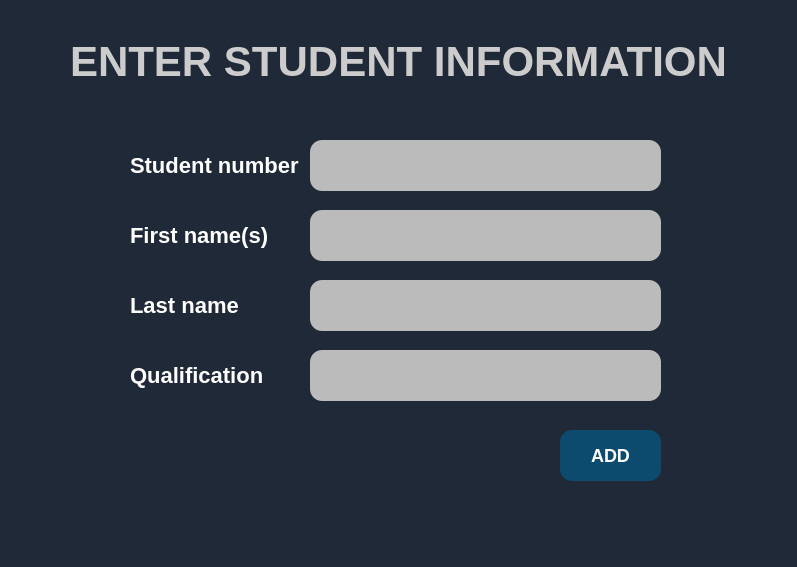
<?xml version="1.0" encoding="UTF-8"?>
<ui version="4.0">
 <class>add_stud_box</class>
 <widget class="QDialog" name="add_stud_box">
  <property name="geometry">
   <rect>
    <x>0</x>
    <y>0</y>
    <width>797</width>
    <height>567</height>
   </rect>
  </property>
  <property name="minimumSize">
   <size>
    <width>797</width>
    <height>567</height>
   </size>
  </property>
  <property name="maximumSize">
   <size>
    <width>797</width>
    <height>567</height>
   </size>
  </property>
  <property name="windowTitle">
   <string>Add student</string>
  </property>
  <property name="styleSheet">
   <string notr="true">QWidget{
	background:#1F2937;
	color:white;
	font-weight:700;
}</string>
  </property>
  <widget class="QLabel" name="label">
   <property name="geometry">
    <rect>
     <x>70</x>
     <y>40</y>
     <width>661</width>
     <height>41</height>
    </rect>
   </property>
   <property name="styleSheet">
    <string notr="true">QLabel{
        font-size:42px;
        font-family:Arial, sans-serif;
  color:#ccc;
}</string>
   </property>
   <property name="text">
    <string>ENTER STUDENT INFORMATION</string>
   </property>
  </widget>
  <widget class="QLabel" name="label_3">
   <property name="geometry">
    <rect>
     <x>130</x>
     <y>150</y>
     <width>171</width>
     <height>31</height>
    </rect>
   </property>
   <property name="styleSheet">
    <string notr="true">QLabel{
   	  font-size:22px;
     font-family:Arial, sans-serif;
}</string>
   </property>
   <property name="text">
    <string>Student number</string>
   </property>
  </widget>
  <widget class="QLineEdit" name="lineEdit">
   <property name="geometry">
    <rect>
     <x>310</x>
     <y>140</y>
     <width>351</width>
     <height>51</height>
    </rect>
   </property>
   <property name="styleSheet">
    <string notr="true">QLineEdit{
		font-size:20px;
		background:#bbb;
		color:#1F2937;
        border-radius:12px;
		font-family:Arial, sans-serif;
}</string>
   </property>
   <property name="text">
    <string/>
   </property>
  </widget>
  <widget class="QLineEdit" name="lineEdit_2">
   <property name="geometry">
    <rect>
     <x>310</x>
     <y>210</y>
     <width>351</width>
     <height>51</height>
    </rect>
   </property>
   <property name="styleSheet">
    <string notr="true">QLineEdit{
		font-size:20px;
		background:#bbb;
		color:#1F2937;
        border-radius:12px;
		font-family:Arial, sans-serif;
}</string>
   </property>
   <property name="text">
    <string/>
   </property>
  </widget>
  <widget class="QLabel" name="label_4">
   <property name="geometry">
    <rect>
     <x>130</x>
     <y>220</y>
     <width>171</width>
     <height>31</height>
    </rect>
   </property>
   <property name="styleSheet">
    <string notr="true">QLabel{
   	  font-size:22px;
     font-family:Arial, sans-serif;
}</string>
   </property>
   <property name="text">
    <string>First name(s)</string>
   </property>
  </widget>
  <widget class="QLabel" name="label_5">
   <property name="geometry">
    <rect>
     <x>130</x>
     <y>290</y>
     <width>151</width>
     <height>31</height>
    </rect>
   </property>
   <property name="styleSheet">
    <string notr="true">QLabel{
   	  font-size:22px;
     font-family:Arial, sans-serif;
}</string>
   </property>
   <property name="text">
    <string>Last name</string>
   </property>
  </widget>
  <widget class="QLineEdit" name="lineEdit_3">
   <property name="geometry">
    <rect>
     <x>310</x>
     <y>280</y>
     <width>351</width>
     <height>51</height>
    </rect>
   </property>
   <property name="styleSheet">
    <string notr="true">QLineEdit{
		font-size:20px;
		background:#bbb;
		color:#1F2937;
        border-radius:12px;
		font-family:Arial, sans-serif;
}</string>
   </property>
   <property name="text">
    <string/>
   </property>
  </widget>
  <widget class="QLabel" name="label_6">
   <property name="geometry">
    <rect>
     <x>130</x>
     <y>360</y>
     <width>171</width>
     <height>31</height>
    </rect>
   </property>
   <property name="styleSheet">
    <string notr="true">QLabel{
   	  font-size:22px;
     font-family:Arial, sans-serif;
}</string>
   </property>
   <property name="text">
    <string>Qualification</string>
   </property>
  </widget>
  <widget class="QLineEdit" name="lineEdit_4">
   <property name="geometry">
    <rect>
     <x>310</x>
     <y>350</y>
     <width>351</width>
     <height>51</height>
    </rect>
   </property>
   <property name="styleSheet">
    <string notr="true">QLineEdit{
		font-size:20px;
		background:#bbb;
		color:#1F2937;
        border-radius:12px;
		font-family:Arial, sans-serif;
}</string>
   </property>
   <property name="text">
    <string/>
   </property>
  </widget>
  <widget class="QPushButton" name="pushButton_2">
   <property name="geometry">
    <rect>
     <x>560</x>
     <y>430</y>
     <width>101</width>
     <height>51</height>
    </rect>
   </property>
   <property name="styleSheet">
    <string notr="true">QPushButton{
		font-family:Arial, sans-serif;
		font-size:18px;
        font-weight:800;
        border-radius:12px;
        background:#0C4A6E;
}</string>
   </property>
   <property name="text">
    <string>ADD</string>
   </property>
  </widget>
 </widget>
 <resources/>
 <connections/>
</ui>
